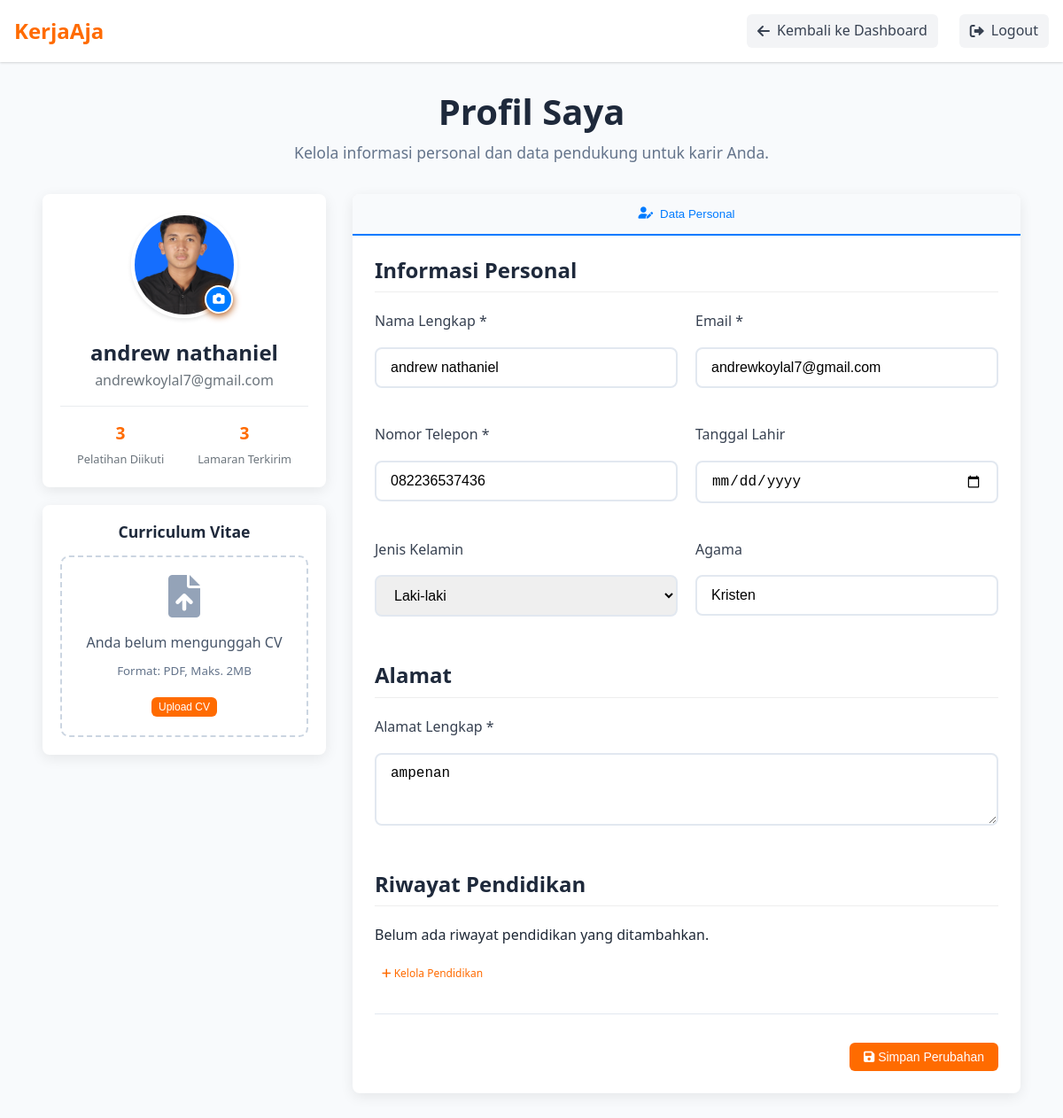
Page /User/profile.php (signed in) on the earlier database version.
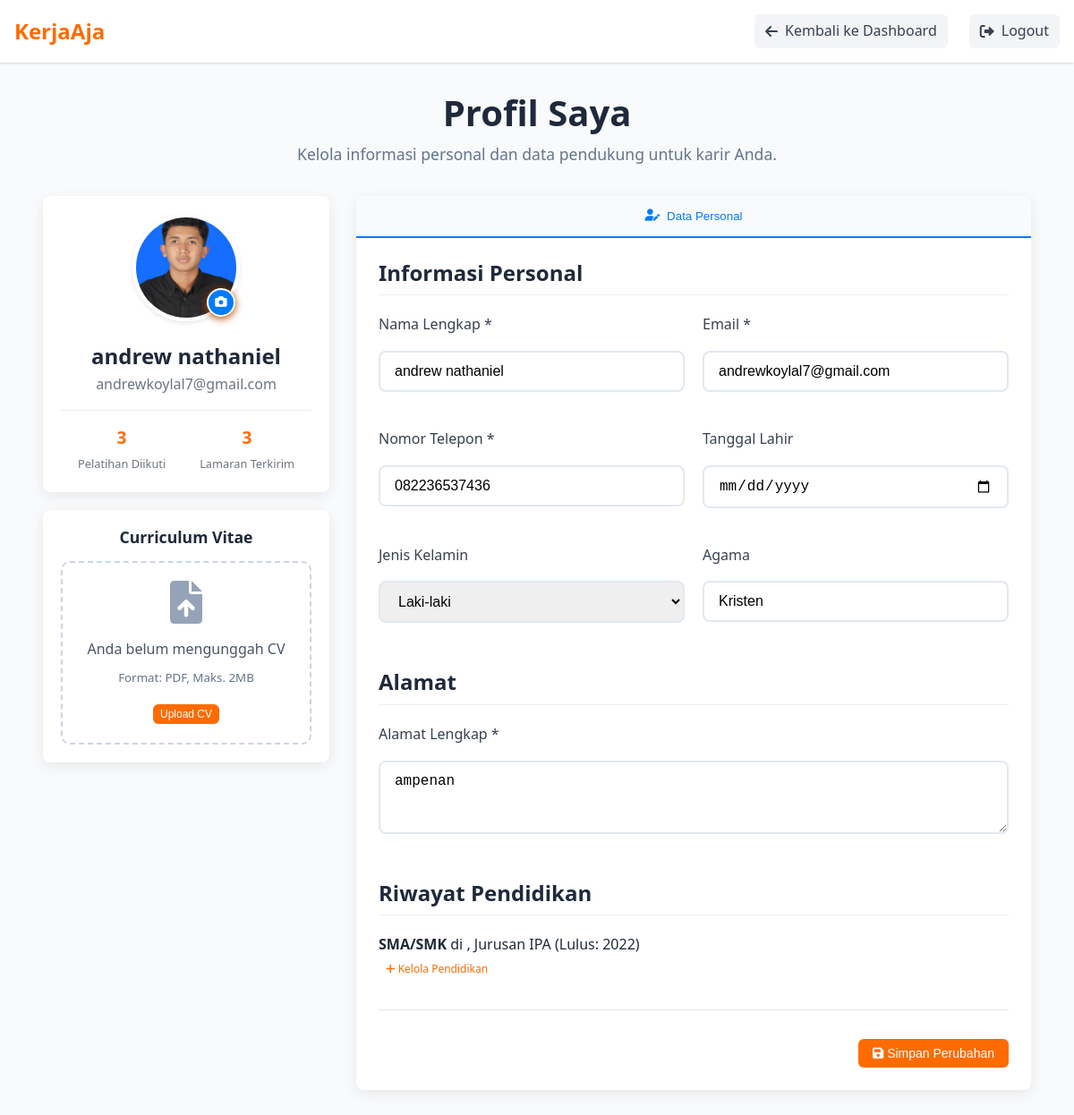
Same page on the later database version.
### tables this page shows
CREATE TABLE `user_profiles` (
  `id` int(11) NOT NULL,
  `user_id` int(11) NOT NULL,
  `telepon` varchar(20) DEFAULT NULL,
  `tanggal_lahir` date DEFAULT NULL,
  `jenis_kelamin` enum('Laki-laki','Perempuan') DEFAULT NULL,
  `agama` varchar(50) DEFAULT NULL,
  `alamat` text DEFAULT NULL,
  `desa` varchar(100) DEFAULT NULL,
  `kecamatan` varchar(100) DEFAULT NULL,
  `kota` varchar(100) DEFAULT NULL,
  `provinsi` varchar(100) DEFAULT NULL,
  `kode_pos` varchar(10) DEFAULT NULL,
  `path_avatar` varchar(255) DEFAULT 'img/default-avatar.png',
  `path_cv` varchar(255) DEFAULT NULL
);

CREATE TABLE `users` (
  `user_id` int(11) NOT NULL,
  `name` varchar(100) NOT NULL,
  `email` varchar(100) NOT NULL,
  `password` varchar(255) NOT NULL,
  `role` enum('admin','perusahaan','user') NOT NULL,
  `created_at` timestamp NOT NULL DEFAULT current_timestamp()
);

CREATE TABLE `pendidikan` (
  `pendidikan_id` int(11) NOT NULL,
  `user_id` int(11) NOT NULL,
  `jenjang` enum('SMA/SMK','Diploma','Sarjana','Magister','Doktor') NOT NULL,
  `nama_institusi` varchar(150) NOT NULL,
  `jurusan` varchar(100) DEFAULT NULL,
  `tahun_lulus` int(4) NOT NULL,
  `nilai` decimal(3,2) DEFAULT NULL
);

### User/profile.php (the view, shortened to what this page needs)
<?php
include '../auth/koneksi.php';
$user_id = (int)$_SESSION['user_id'];
$query_user = "SELECT u.name, u.email, up.* FROM users u LEFT JOIN user_profiles up ON u.user_id = up.user_id WHERE u.user_id = '$user_id'";
$result_user = mysqli_query($conn, $query_user);
$user_data = mysqli_fetch_assoc($result_user);
$query_pelatihan_count = "SELECT COUNT(*) as total FROM pendaftaran_pelatihan WHERE user_id = '$user_id'";
$total_pelatihan = mysqli_fetch_assoc(mysqli_query($conn, $query_pelatihan_count))['total'];
$query_lamaran_count = "SELECT COUNT(*) as total FROM lamaran WHERE user_id = '$user_id'";
$total_lamaran = mysqli_fetch_assoc(mysqli_query($conn, $query_lamaran_count))['total'];
$pendidikan_list = mysqli_fetch_all(mysqli_query($conn, "SELECT * FROM pendidikan WHERE user_id = '$user_id' ORDER BY tahun_lulus DESC"), MYSQLI_ASSOC);
?>
<!DOCTYPE html>
<html lang="id">
<head>
    <link rel="stylesheet" href="../css/style.css" />
    <link href="https://cdnjs.cloudflare.com/ajax/libs/font-awesome/6.0.0/css/all.min.css" rel="stylesheet" />
</head>
<body>
    <header class="header">
        <div class="container">
            <div class="logo"><a href="dashboard.php">KerjaAja</a></div>
            <nav class="nav">
                <ul>
                    <li><a href="dashboard.php" class="btn-logout"><i class="fas fa-arrow-left"></i> Kembali ke
                            Dashboard</a></li>
                    <li><a href="../auth/logout.php" class="btn-logout"><i class="fas fa-sign-out-alt"></i> Logout</a>
                    </li>
                </ul>
            </nav>
        </div>
    </header>
    <main class="main-content">
        <div class="container">
            <div class="profile-header">
                <h1>Profil Saya</h1>
                <p>Kelola informasi personal dan data pendukung untuk karir Anda.</p>
            </div>
            <div class="profile-layout">
                <aside class="profile-sidebar">
                    <div class="profile-card">
                        <div class="profile-avatar">
                            <img id="profileImage"
                                src="<?php echo htmlspecialchars($user_data['path_avatar'] ?? 'img/default-avatar.png'); ?>"
                                alt="Foto Profil">
                            <div class="avatar-upload">
                                <button type="button" class="avatar-btn"
                                    onclick="document.getElementById('avatarInput').click()" title="Ubah Foto Profil">
                                    <i class="fas fa-camera"></i>
                                </button>
                            </div>
                        </div>
                        <div class="profile-info">
                            <h3><?php echo htmlspecialchars($user_data['name']); ?></h3>
                            <p><?php echo htmlspecialchars($user_data['email']); ?></p>
                            <div class="profile-stats">
                                <div class="stat">
                                    <span class="stat-number"><?php echo $total_pelatihan; ?></span>
                                    <span class="stat-label">Pelatihan Diikuti</span>
                                </div>
                                <div class="stat">
                                    <span class="stat-number"><?php echo $total_lamaran; ?></span>
                                    <span class="stat-label">Lamaran Terkirim</span>
                                </div>
                            </div>
                        </div>
                    </div>
                    <div class="cv-section">
                        <h4>Curriculum Vitae</h4>
                        <div class="cv-container">
                            <?php if (!empty($user_data['path_cv'])): ?>
                            <div class="cv-preview">
                                <div class="cv-file">
                                    <i class="fas fa-file-pdf fa-lg"></i>
                                    <div class="cv-info">
                                        <span><?php echo basename($user_data['path_cv']); ?></span>
                                        <small>CV telah terunggah</small>
                                    </div>
                                    <div class="cv-actions">
                                        <a href="<?php echo htmlspecialchars($user_data['path_cv']); ?>" download
                                            class="btn-icon" title="Download"><i class="fas fa-download"></i></a>
                                        <a href="proses_hapus_cv.php" class="btn-icon" title="Hapus"
                                            onclick="return confirm('Anda yakin ingin menghapus CV ini?');"><i
                                                class="fas fa-trash"></i></a>
                                    </div>
                                </div>
                            </div>
                            <?php else: ?>
                            <div class="cv-upload">
                                <i class="fas fa-file-upload fa-2x"></i>
                                <p>Anda belum mengunggah CV</p>
                                <small>Format: PDF, Maks. 2MB</small>
                                <form action="proses_upload_cv.php" method="POST" enctype="multipart/form-data">
                                    <button type="button" class="btn btn-primary btn-sm"
                                        onclick="document.getElementById('cvInput').click()">Upload CV</button>
                                </form>
                            </div>
                            <?php endif; ?>
                        </div>
                    </div>
                </aside>
                <div class="profile-content">
                    <div class="profile-tabs">
                        <button class="tab-btn active" data-tab="personal"><i class="fas fa-user-edit"></i> Data
                            Personal</button>
                    </div>
                    <div id="personalTab" class="tab-pane active">
                        <form action="proses_update_profil.php" method="POST" class="profile-form">
                            <div class="form-section">
                                <h3>Informasi Personal</h3>
                                <div class="form-grid">
                                    <div class="form-group"><label for="fullName">Nama Lengkap *</label><input
                                            type="text" id="fullName" name="name" required
                                            value="<?php echo htmlspecialchars($user_data['name'] ?? ''); ?>"></div>
                                    <div class="form-group"><label for="email">Email *</label><input type="email"
                                            id="email" name="email" required
                                            value="<?php echo htmlspecialchars($user_data['email'] ?? ''); ?>"></div>
                                    <div class="form-group"><label for="phone">Nomor Telepon *</label><input type="tel"
                                            id="phone" name="telepon" required
                                            value="<?php echo htmlspecialchars($user_data['telepon'] ?? ''); ?>"></div>
                                    <div class="form-group"><label for="birthDate">Tanggal Lahir</label><input
                                            type="date" id="birthDate" name="tanggal_lahir"
                                            value="<?php echo htmlspecialchars($user_data['tanggal_lahir'] ?? ''); ?>">
                                    </div>
                                    <div class="form-group"><label for="gender">Jenis Kelamin</label><select id="gender"
                                            name="jenis_kelamin">
                                            <option value="Laki-laki"
                                                <?php if (($user_data['jenis_kelamin'] ?? '') == 'Laki-laki') echo 'selected'; ?>>
                                                Laki-laki</option>
                                        </select></div>
                                    <div class="form-group"><label for="religion">Agama</label><input type="text"
                                            id="religion" name="agama"
                                            value="<?php echo htmlspecialchars($user_data['agama'] ?? ''); ?>"></div>
                                </div>
                            </div>
                            <div class="form-section">
                                <h3>Alamat</h3>
                                <div class="form-grid">
                                    <div class="form-group full-width"><label for="address">Alamat Lengkap
                                            *</label><textarea id="address" name="alamat" rows="3"
                                            required><?php echo htmlspecialchars($user_data['alamat'] ?? ''); ?></textarea>
                                    </div>
                                </div>
                            </div>
                            <div class="form-section">
                                <h3>Riwayat Pendidikan</h3>
                                <?php if (count($pendidikan_list) > 0): ?>
                                    <ul class="education-list">
                                        <?php foreach ($pendidikan_list as $edu): ?>
                                            <li>
                                                <strong><?php echo htmlspecialchars($edu['jenjang']); ?></strong> di
                                                <?php echo htmlspecialchars($edu['institusi']); ?>,
                                                Jurusan <?php echo htmlspecialchars($edu['jurusan']); ?>
                                                (Lulus: <?php echo htmlspecialchars($edu['tahun_lulus']); ?>)
                                            </li>
                                        <?php endforeach; ?>
                                    </ul>
                                <?php else: ?>
                                    <p>Belum ada riwayat pendidikan yang ditambahkan.</p>
                                <?php endif; ?>
                                <a href="kelola_pendidikan.php" class="btn btn-secondary btn-sm"><i class="fas fa-plus"></i> Kelola Pendidikan</a>
                            </div>
                            <div class="form-actions"><button type="submit" class="btn btn-primary"><i
                                        class="fas fa-save"></i> Simpan Perubahan</button></div>
                        </form>
                    </div>
    </main>
</body>
</html>

Differences in the rows shown:
added pendidikan: jenjang "SMA/SMK", jurusan "IPA", tahun_lulus "2022"
Other differences:
text no longer shown: "Belum ada riwayat pendidikan yang ditambahkan."
